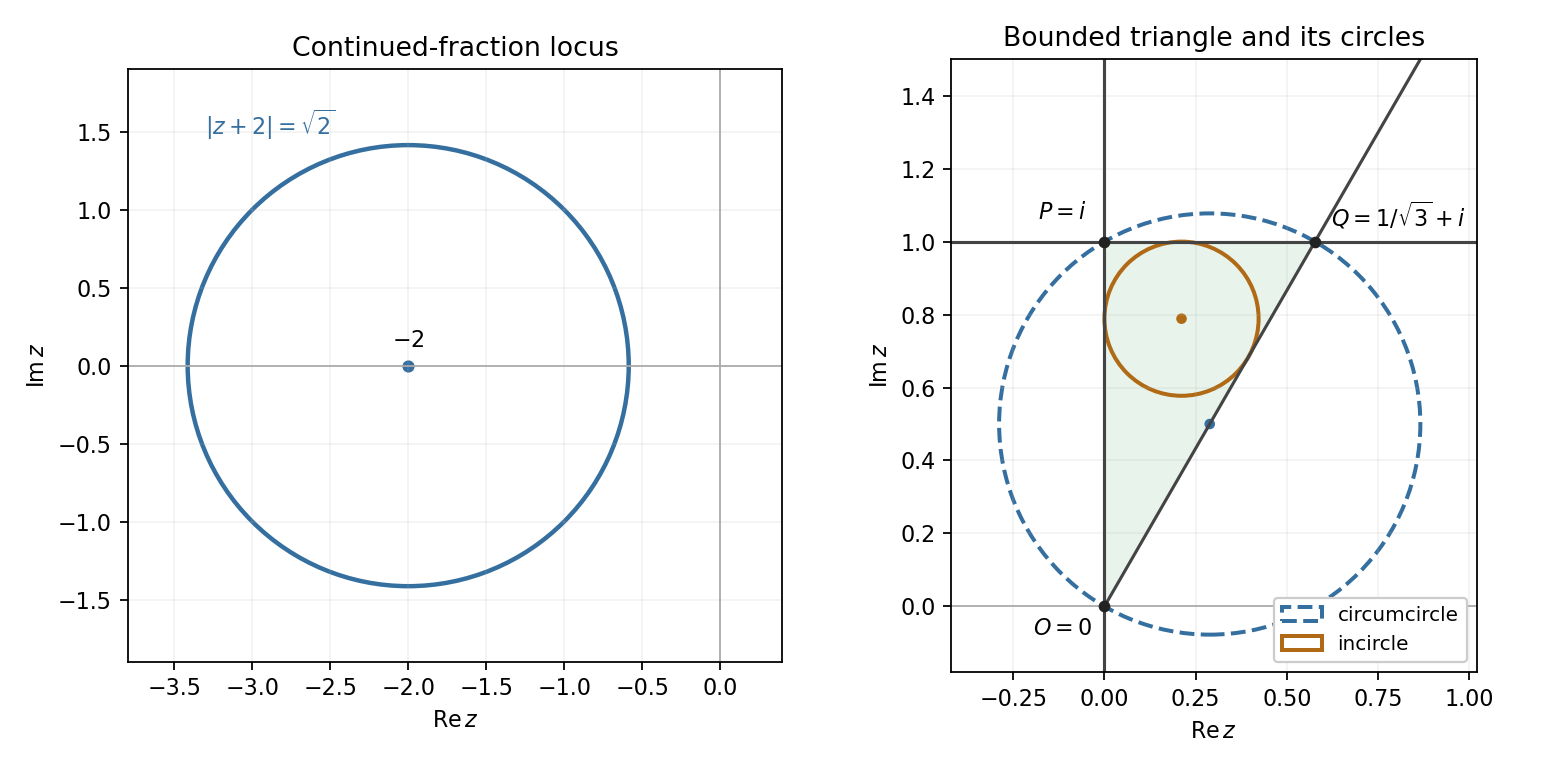

Reproduce this figure in Python.
"""Original complex-locus and triangle-circle sketches; Python 3.14.

Run from the output directory; writes paper-1-complex-loci.png to caller CWD.
Uses only the root-declared NumPy and Matplotlib dependencies.
"""
from pathlib import Path
import numpy as np
import matplotlib
matplotlib.use('Agg')
import matplotlib.pyplot as plt
from matplotlib.patches import Circle, Polygon

fig,axes=plt.subplots(1,2,figsize=(9.8,4.8),facecolor='white')
left,right=axes
for ax in axes:
 ax.set_facecolor('white');ax.set_aspect('equal');ax.axhline(0,color='#aaaaaa',lw=.8);ax.axvline(0,color='#aaaaaa',lw=.8)
 ax.set_xlabel(r'$\operatorname{Re}z$');ax.set_ylabel(r'$\operatorname{Im}z$');ax.grid(alpha=.15)
left.add_patch(Circle((-2,0),np.sqrt(2),fill=False,color='#356f9f',lw=2))
left.scatter([-2],[0],color='#356f9f',s=20)
left.text(-2,.12,r'$-2$',ha='center')
left.text(-3.3,1.48,r'$|z+2|=\sqrt{2}$',color='#356f9f')
left.set_xlim(-3.8,.4);left.set_ylim(-1.9,1.9);left.set_title('Continued-fraction locus',fontsize=12)

q=1/np.sqrt(3);r=(3-np.sqrt(3))/6
verts=np.array([[0,0],[0,1],[q,1]])
right.add_patch(Polygon(verts,closed=True,facecolor='#e7f3eb',edgecolor='none'))
right.axvline(0,color='#444444',lw=1.4)
right.axhline(1,color='#444444',lw=1.4)
rayx=np.array([0,.87]);right.plot(rayx,np.sqrt(3)*rayx,color='#444444',lw=1.4)
right.add_patch(Circle((q/2,.5),q,fill=False,color='#356f9f',lw=1.8,linestyle='--',label='circumcircle'))
right.add_patch(Circle((r,1-r),r,fill=False,color='#b06a16',lw=1.8,label='incircle'))
right.scatter(verts[:,0],verts[:,1],color='#222222',s=18,zorder=5)
right.annotate(r'$O=0$',(0,0),xytext=(-32,-13),textcoords='offset points',fontsize=10)
right.annotate(r'$P=i$',(0,1),xytext=(-30,10),textcoords='offset points',fontsize=10)
right.annotate(r'$Q=1/\sqrt{3}+i$',(q,1),xytext=(7,7),textcoords='offset points',fontsize=10)
right.scatter([q/2,r],[.5,1-r],s=14,color=['#356f9f','#b06a16'])
right.set_xlim(-.42,1.02);right.set_ylim(-.18,1.5);right.set_title('Bounded triangle and its circles',fontsize=12)
right.legend(loc='lower right',fontsize=9,framealpha=1)
fig.tight_layout(pad=1.2,w_pad=2.0)
fig.savefig(Path.cwd()/'paper-1-complex-loci.png',dpi=160,facecolor='white',transparent=False)
plt.close(fig)
